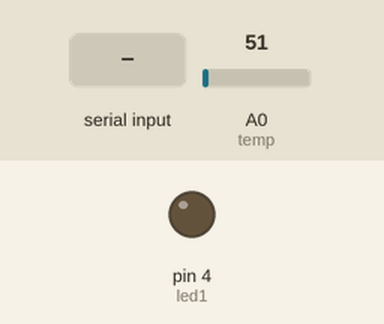
Simulated run of this sketch. Board: Arduino Uno, built with avr-gcc and run on an emulated ATmega328P. Shown: output pins drawn as LEDs (lit = HIGH). The test bench sets the inputs (shaded band); at power-on: A0 (temp) = 51. What the sketch prints to the serial monitor is not drawn.

Above: at 1.2 s.
1.3 s: "a" received over Serial
At 1.7 s:
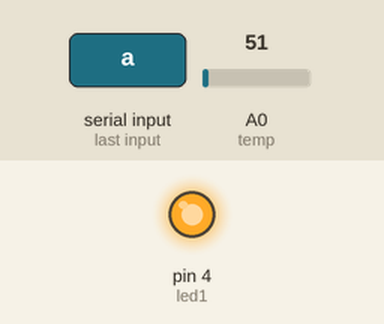
2.8 s: "b" received over Serial
At 6.0 s:
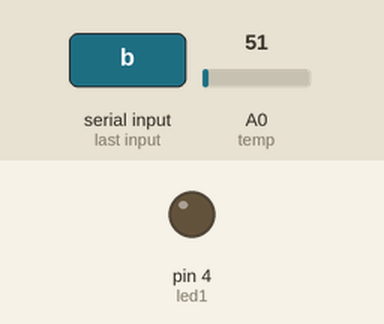
Timing chart, 0 to 7.5 s (numbered marks = the images above; inputs shaded):
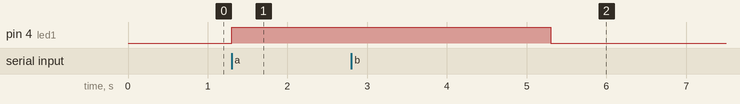

Measured:
- after the input at 1.3 s, pin 4 (led1): LOW → HIGH at once
- after the input at 2.8 s, pin 4 (led1): HIGH → LOW after 2.5 s

The sketch:

arduino_Web.ino
```cpp
const int temp = A0;
const int led1 = 4;
int valor = 0;

void setup() {
  Serial.begin(9600);
  pinMode(led1, OUTPUT);
}

void loop() {
  valor = analogRead(temp);
  Serial.println(valor);

  if(Serial.available()){
    switch(Serial.read()){
      case 'a':
      digitalWrite(led1, HIGH);
      break;

      case 'b':
      digitalWrite(led1, LOW);
      break;
    }
   delay(4000);
  }
}
```
